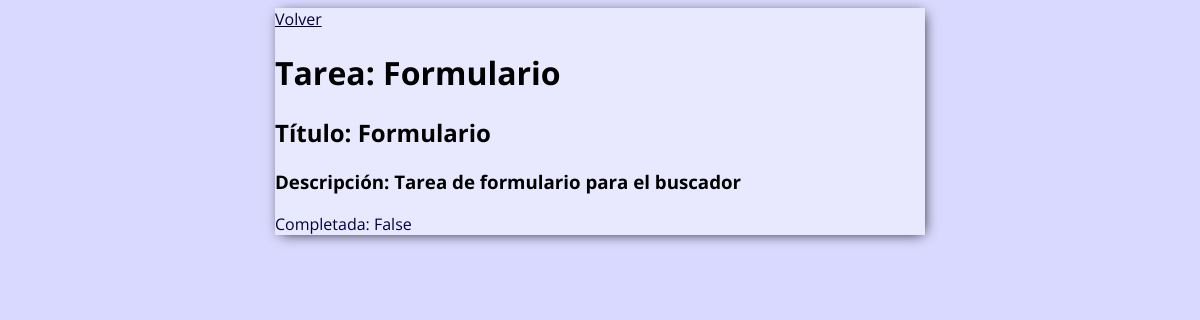
The app's page /tarea/9 (signed in), older data.
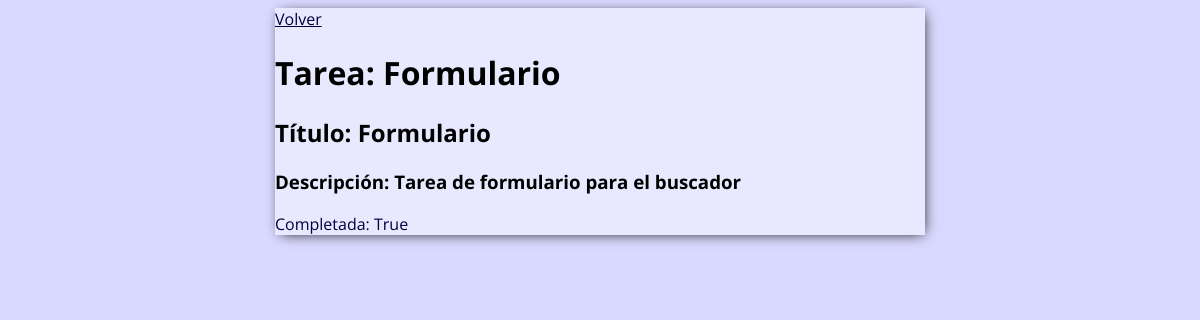
The same page, newer data.
### base/models.py (models this page shows)
class Tarea(models.Model):
    usuario = models.ForeignKey(User,
                                on_delete=models.CASCADE,
                                null=True,
                                blank=True)
    titulo = models.CharField(max_length=200)
    descripcion = models.TextField(null=True,
                                blank=True)
    completada = models.BooleanField(default=False)
    creada = models.DateTimeField(auto_now_add=True)
    def __str__(self):
        return self.titulo
    class Meta:
        ordering = ['completada']

### base/views.py (the view)
# urls.py: path('tarea/<int:pk>', DetalleTarea.as_view(), name='tarea'),
class DetalleTarea(LoginRequiredMixin, DetailView):
    model = Tarea
    context_object_name = 'tarea'
    template_name = 'base/tarea.html'

### base/templates/base/tarea.html (shortened to what this page needs)
<!DOCTYPE html>
<html lang="es">
<head>
</head>
<body>
    {% extends 'base/principal.html' %}
    {% block content %}
    <a href="{% url 'tareas' %}">Volver</a>
    <h1>Tarea: {{tarea}}</h1>
    <h2>Título: {{tarea.titulo}}</h2>
    <h3>Descripción: {{tarea.descripcion}}</h3>
    <p>Completada: {{tarea.completada}}</p>
    {% endblock content %}

Row changes from the older to the newer data that the page shows:
changed Tarea "Formulario": completada "False" → "True"
